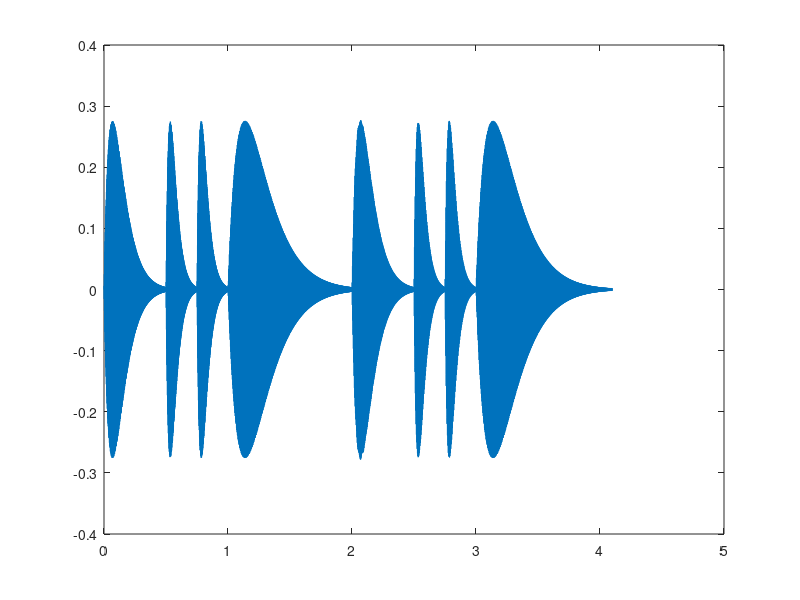

MATLAB code to generate this figure: (Note: this script raises an error after producing the figure.)
baseA = 220;
realBase = baseA * 2^(8/12);  % 1=F调
% 乐曲中用到的基本是低一组和高一组
diffs = [-12,-10,-8,-7,-5,-3,-1,0,2,4,5,7,9,11,12,14,16,17,19,21,23];
baseFreq = realBase*2.^(diffs/12);
mid = @(x) baseFreq(x+7);  % mid(1) = F
low = @(x) baseFreq(x);
high = @(x) baseFreq(x+14);

Fs = 8000;
beatTime = 0.5;
shiftRatio = 1.1;
song = [ % 按照2拍分节
    mid(5),1; mid(5),0.5; mid(6),0.5;
    mid(2),2;
    mid(1),1; mid(1),0.5; low(6),0.5;
    mid(2),2;
];
envelope = @(x) (6*x.*exp(-8*x));

tunes = [];
rows = size(song, 1);
shiftLen = 0;
for k = 1:rows
    f = song(k,1);
    T = beatTime * song(k,2) * shiftRatio;  % 这里对单音做延长
    t = linspace(0, T, Fs*T)';
    res = sin(2*pi*f*t) .* envelope(t/T);   % 这里乘上包络
    tunes = [
        tunes(1:end-shiftLen);
        tunes(end-shiftLen+1:end) + res(1:shiftLen);
        res(shiftLen+1:end);
    ]; % 拼接，没有check res是否够长，通常可以满足
    shiftLen = round(Fs * beatTime * song(k, 2) * (shiftRatio - 1));  % 取到延长部分的点数
end

plot([0:length(tunes)-1]/Fs, tunes);
sound(tunes, Fs);
audiowrite('../results/1_2.wav', tunes, Fs);
